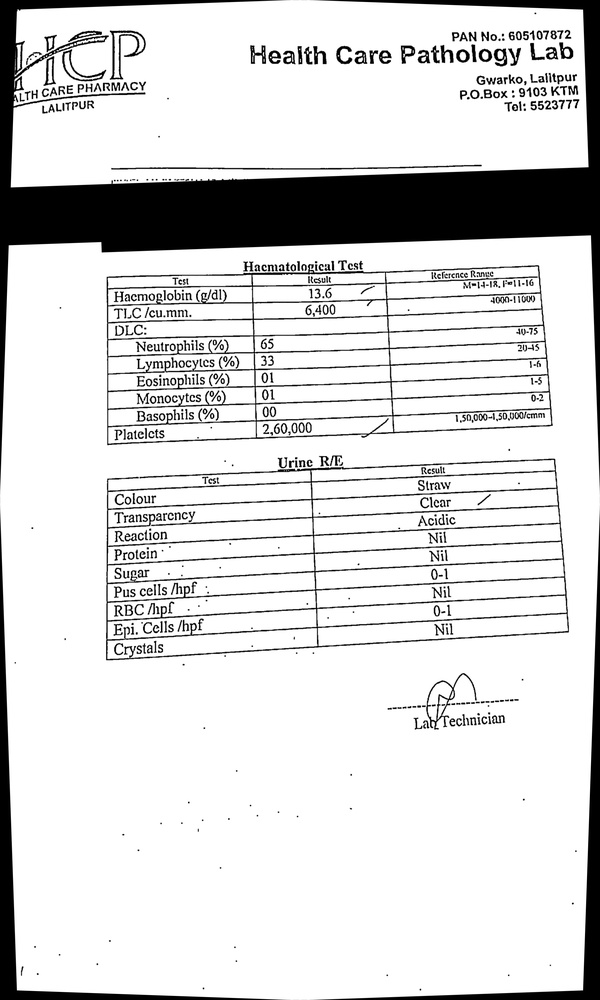
#> input picture helo.jpg, 600 x 1000 px, shrunk from 2080 x 3464 before the run
$ python -i preprocess.py   (imports and definitions only)
#> lines starting #> are read from the running program, lines starting #| are printed output that depends on the picture; after the words box and inside, x2 and y2 are one past the last pixel; in counts of white or black regions, pixels touching at a corner belong together
#> further down, picture is the input picture: shape (1000, 600, 3); min 0, max 255, mean 216.7
import cv2
import pytesseract

def preprocess_for_ocr(image):
    # Convert image to grayscale
    gray = cv2.cvtColor(image, cv2.COLOR_BGR2GRAY)

    # Apply Gaussian blur to reduce noise
    blurred = cv2.GaussianBlur(gray, (5, 5), 0)
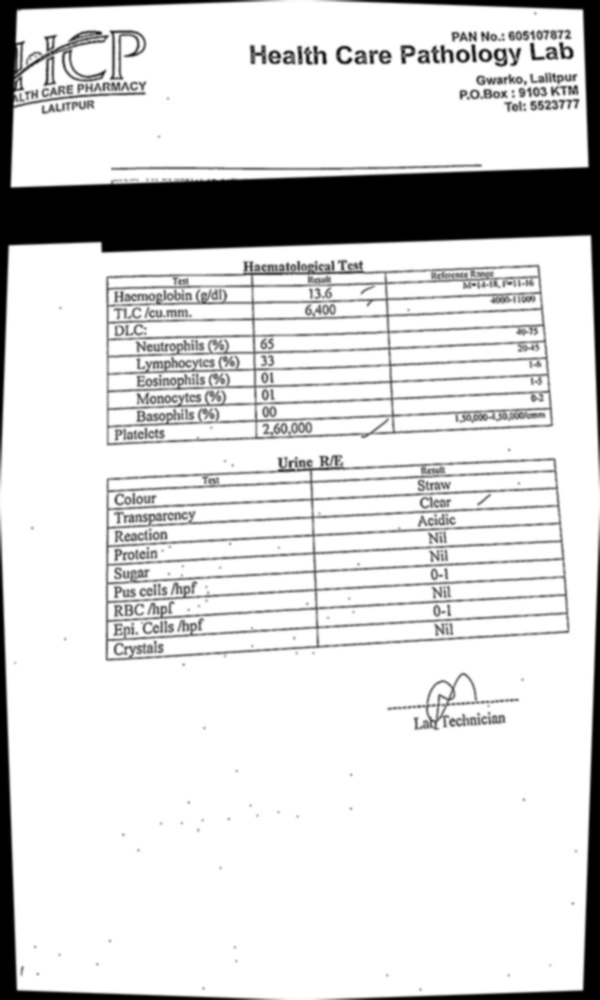
#> blurred: shape (1000, 600); min 0, max 255, mean 216.8

    # Apply adaptive thresholding to binarize the image
    # Adaptive thresholding calculates thresholds for small regions of the image
    # It's useful for images with varying lighting conditions
    binary = cv2.adaptiveThreshold(blurred, 255, cv2.ADAPTIVE_THRESH_GAUSSIAN_C, cv2.THRESH_BINARY_INV, 11, 2)
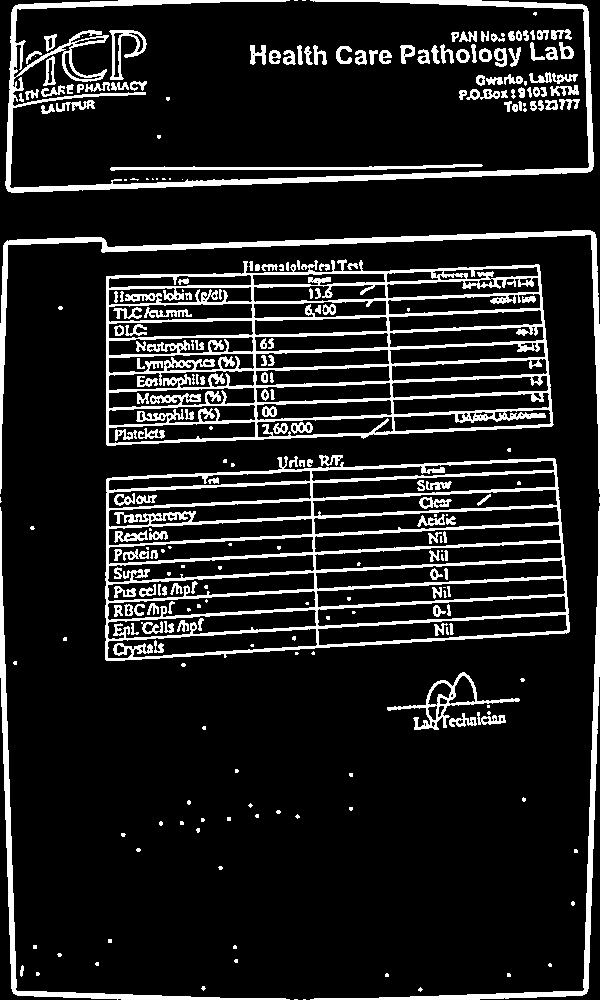
#> binary: shape (1000, 600); 12.9% white; 272 white regions (100 under 20 px), largest, box (x1, y1, x2, y2) and area: (106, 259, 554, 446) 20768, (105, 456, 570, 661) 18238, (5, 0, 594, 193) 8736

    # Further noise reduction using morphological operations
    kernel = cv2.getStructuringElement(cv2.MORPH_RECT, (3, 3))
    opening = cv2.morphologyEx(binary, cv2.MORPH_OPEN, kernel, iterations=1)
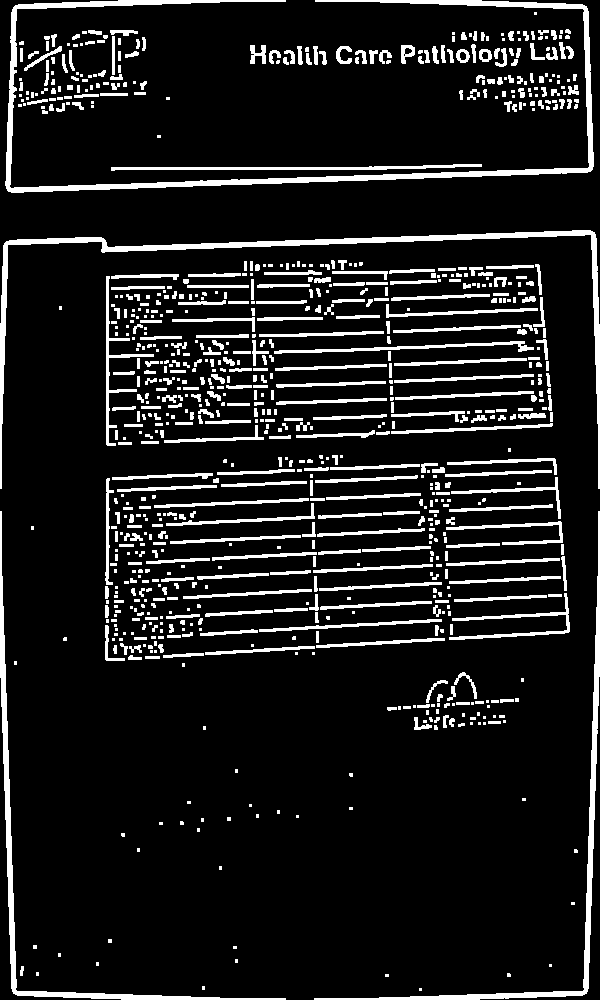
#> opening: shape (1000, 600); 11% white; 861 white regions (402 under 20 px), largest, box (x1, y1, x2, y2) and area: (5, 0, 594, 193) 7268, (0, 230, 600, 489) 5266, (0, 511, 286, 1000) 3394
    closing = cv2.morphologyEx(opening, cv2.MORPH_CLOSE, kernel, iterations=1)
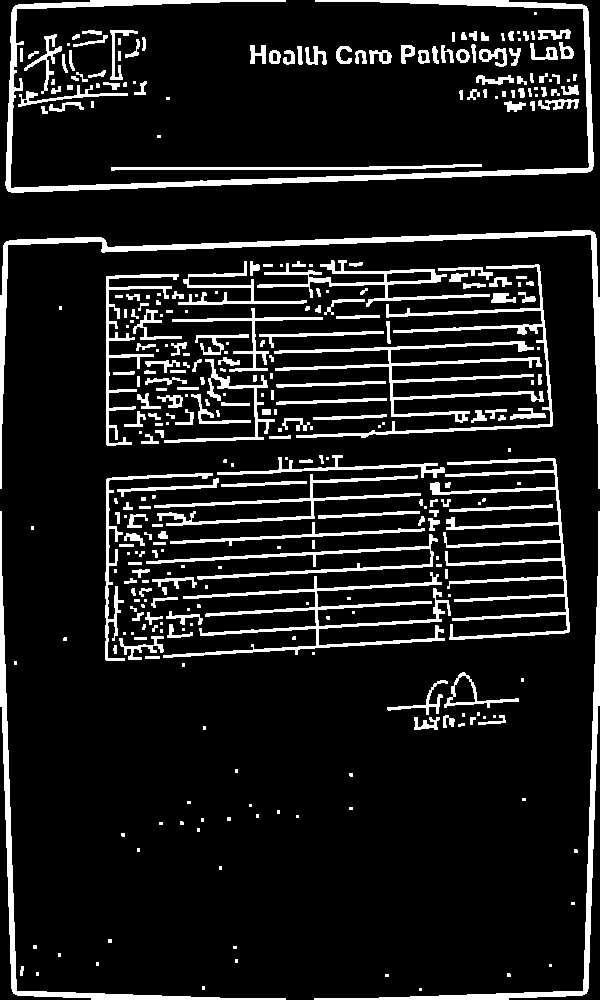
#> closing: shape (1000, 600); 11.5% white; 346 white regions (128 under 20 px), largest, box (x1, y1, x2, y2) and area: (5, 0, 594, 193) 7406, (0, 230, 600, 489) 5322, (430, 458, 570, 640) 4439

    inverted = cv2.bitwise_not(closing)


    return inverted

def skew_image(image, angle):
    # Get image dimensions
    height, width = image.shape[:2]

    # Calculate the rotation matrix
    rotation_matrix = cv2.getRotationMatrix2D((width / 2, height / 2), angle, 1)

    # Apply the affine transformation
    skewed_image = cv2.warpAffine(image, rotation_matrix, (width, height), flags=cv2.INTER_LINEAR, borderMode=cv2.BORDER_CONSTANT)

    return skewed_image


>>> import cv2
>>> picture = cv2.imread('helo.jpg')
>>> result = preprocess_for_ocr(picture)

$ run again, on nijiya.jpg
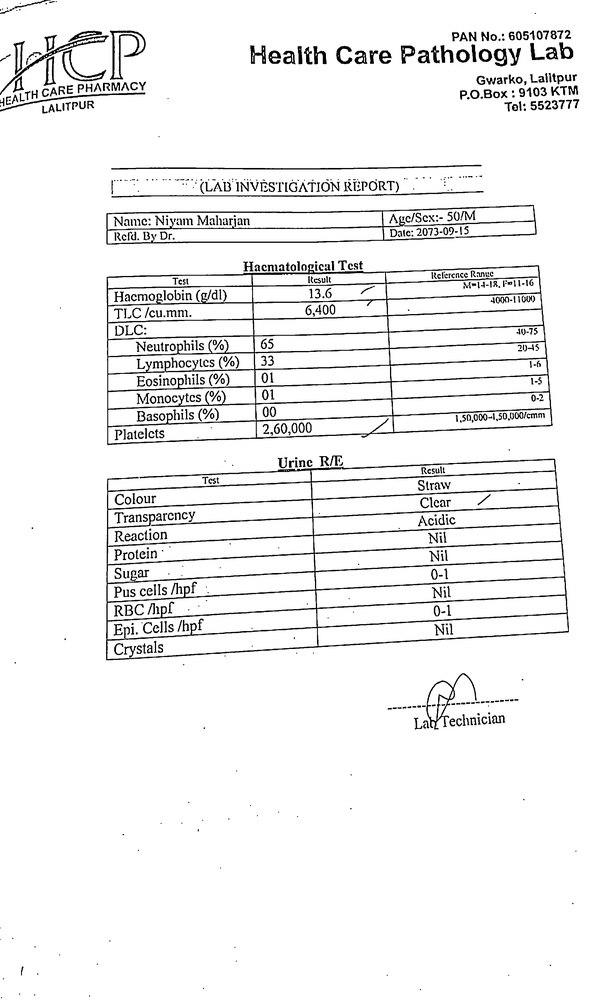
#> input picture nijiya.jpg, 600 x 1000 px, shrunk from 2080 x 3464 before the run
#> picture is the input picture: shape (1000, 600, 3); min 0, max 255, mean 240.8
#> in preprocess_for_ocr, `binary = cv2.adaptiveThreshold(blurred, 255, cv2.ADAPTIVE_THRESH_GAUSS..`:
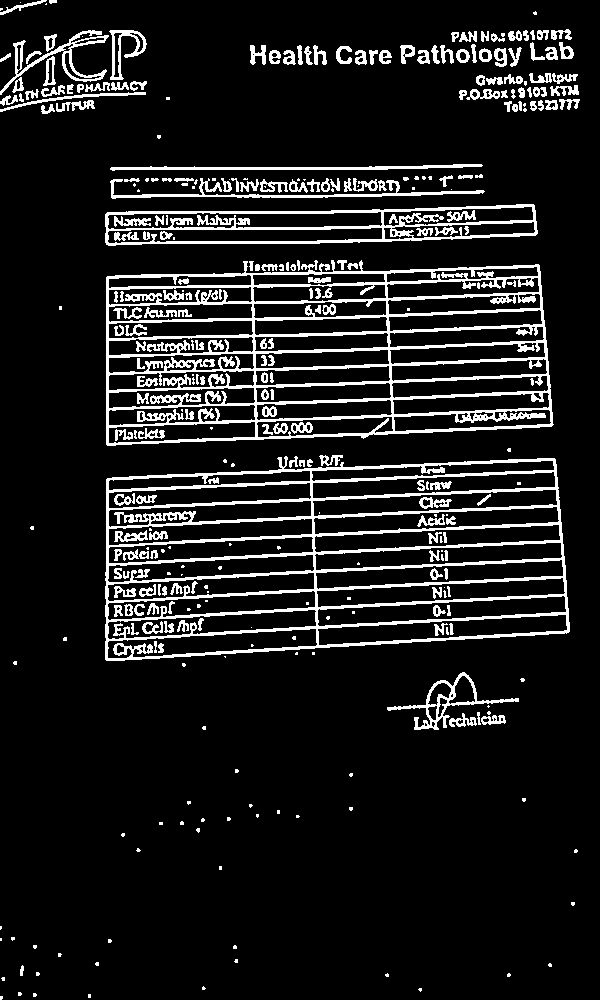
#> binary: shape (1000, 600); 11.1% white; 342 white regions (126 under 20 px), largest, box (x1, y1, x2, y2) and area: (106, 260, 554, 446) 20334, (105, 456, 570, 661) 18089, (105, 204, 538, 246) 4782
#> opening: shape (1000, 600); 8.9% white; 1018 white regions (512 under 20 px), largest, box (x1, y1, x2, y2) and area: (111, 164, 482, 171) 1150, (106, 274, 179, 446) 1105, (449, 593, 570, 640) 874
#> in preprocess_for_ocr, `closing = cv2.morphologyEx(opening, cv2.MORPH_CLOSE, kernel, iteration..`:
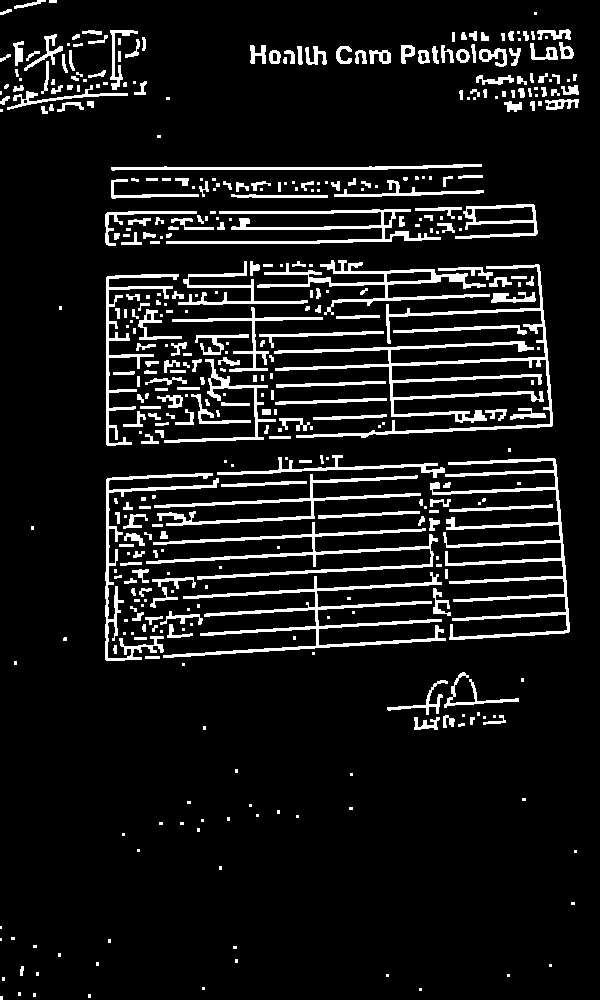
#> closing: shape (1000, 600); 9.5% white; 428 white regions (175 under 20 px), largest, box (x1, y1, x2, y2) and area: (274, 264, 553, 438) 5706, (430, 458, 570, 640) 4405, (163, 572, 446, 658) 3538
